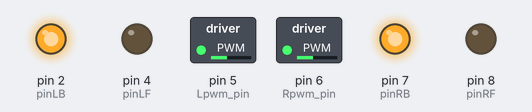
Simulated run of this sketch. Board: Arduino Uno, built with avr-gcc and run on an emulated ATmega328P. Parts: switched loads named in the sketch (green lamp = pin HIGH), output pins drawn as LEDs (lit = HIGH).

Above: at 0.05 s.
At 2.5 s:
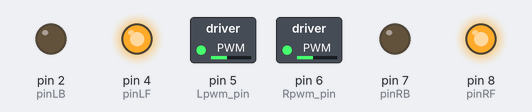
At 5.0 s:
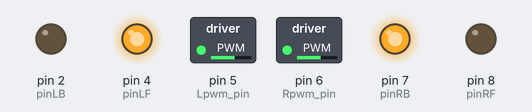
At 7.45 s:
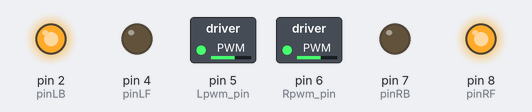
At 9.95 s:
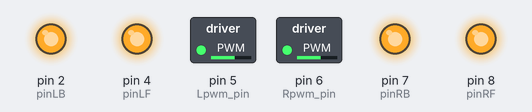
Timing chart, 0 to 13.0 s (numbered marks = the images above):
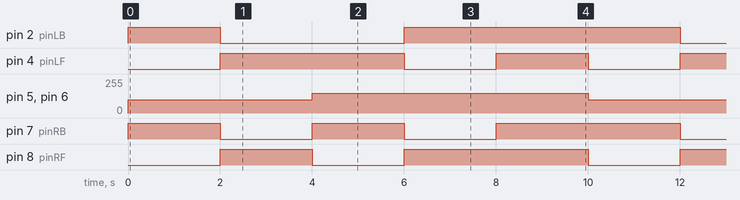

Measured:
- by itself, pin 2 (pinLB): repeats every 10.0 s: LOW 4.0 s, HIGH 6.0 s
- by itself, pin 4 (pinLF), pin 7 (pinRB): repeats every 10.0 s: LOW 2.0 s, HIGH 2.0 s, LOW 2.0 s, HIGH 4.0 s
- by itself, pin 5 (Lpwm_pin), pin 6 (Rpwm_pin): alternates 150/255 for 6.0 s and 100/255 for 4.0 s
- by itself, pin 8 (pinRF): repeats every 10.0 s: LOW 2.0 s, HIGH 4.0 s, LOW 2.0 s, HIGH 2.0 s

The sketch:

L298N_Motor_Driver.ino
```cpp
#define Lpwm_pin  5     //pin of controlling speed---- ENA of motor driver board
#define Rpwm_pin  6    //pin of controlling speed---- ENB of motor driver board
int pinLB=2;             //pin of controlling turning---- IN1 of motor driver board
int pinLF=4;             //pin of controlling turning---- IN2 of motor driver board
int pinRB=7;            //pin of controlling turning---- IN3 of motor driver board
int pinRF=8;            //pin of controlling turning---- IN4 of motor driver board

void setup()
{
  pinMode(pinLB,OUTPUT); // /pin 2
  pinMode(pinLF,OUTPUT); // pin 4
  pinMode(pinRB,OUTPUT); // pin 7
  pinMode(pinRF,OUTPUT);  // pin 8
  pinMode(Lpwm_pin,OUTPUT);  // pin 5 (PWM)
  pinMode(Rpwm_pin,OUTPUT);  // pin 6(PWM)
}


void loop()
{go_forward(100);
 delay(2000);
 go_backward(100);
 delay(2000);
 rotate_left(150);
 delay(2000);
 rotate_right(150);
 delay(2000);
 stopp();
 delay(2000);
 }


void go_forward(unsigned char speed_val)    // speed_val：0~255
    {digitalWrite(pinRB,HIGH);
     digitalWrite(pinRF,LOW);
     digitalWrite(pinLB,HIGH);
     digitalWrite(pinLF,LOW);
     analogWrite(Lpwm_pin,speed_val);
     analogWrite(Rpwm_pin,speed_val);


    }

void go_backward(unsigned char speed_val)    // speed_val：0~255
    {
     digitalWrite(pinRB,LOW);
     digitalWrite(pinRF,HIGH);
     digitalWrite(pinLB,LOW);
     digitalWrite(pinLF,HIGH);
     analogWrite(Lpwm_pin,speed_val);
     analogWrite(Rpwm_pin,speed_val);
    }

void rotate_left(unsigned char speed_val)        // speed_val：0~255
    {digitalWrite(pinRB,HIGH);
     digitalWrite(pinRF,LOW );
     digitalWrite(pinLB,LOW);
     digitalWrite(pinLF,HIGH);
     analogWrite(Lpwm_pin,speed_val);
     analogWrite(Rpwm_pin,speed_val);


    }
void rotate_right(unsigned char speed_val)    // speed_val：0~255
    {
      digitalWrite(pinRB,LOW);
     digitalWrite(pinRF,HIGH);
     digitalWrite(pinLB,HIGH);
     digitalWrite(pinLF,LOW);
     analogWrite(Lpwm_pin,speed_val);
     analogWrite(Rpwm_pin,speed_val);

    }
void stopp()        //stop
    {
     digitalWrite(pinRB,HIGH);
     digitalWrite(pinRF,HIGH);
     digitalWrite(pinLB,HIGH);
     digitalWrite(pinLF,HIGH);
    }
```
